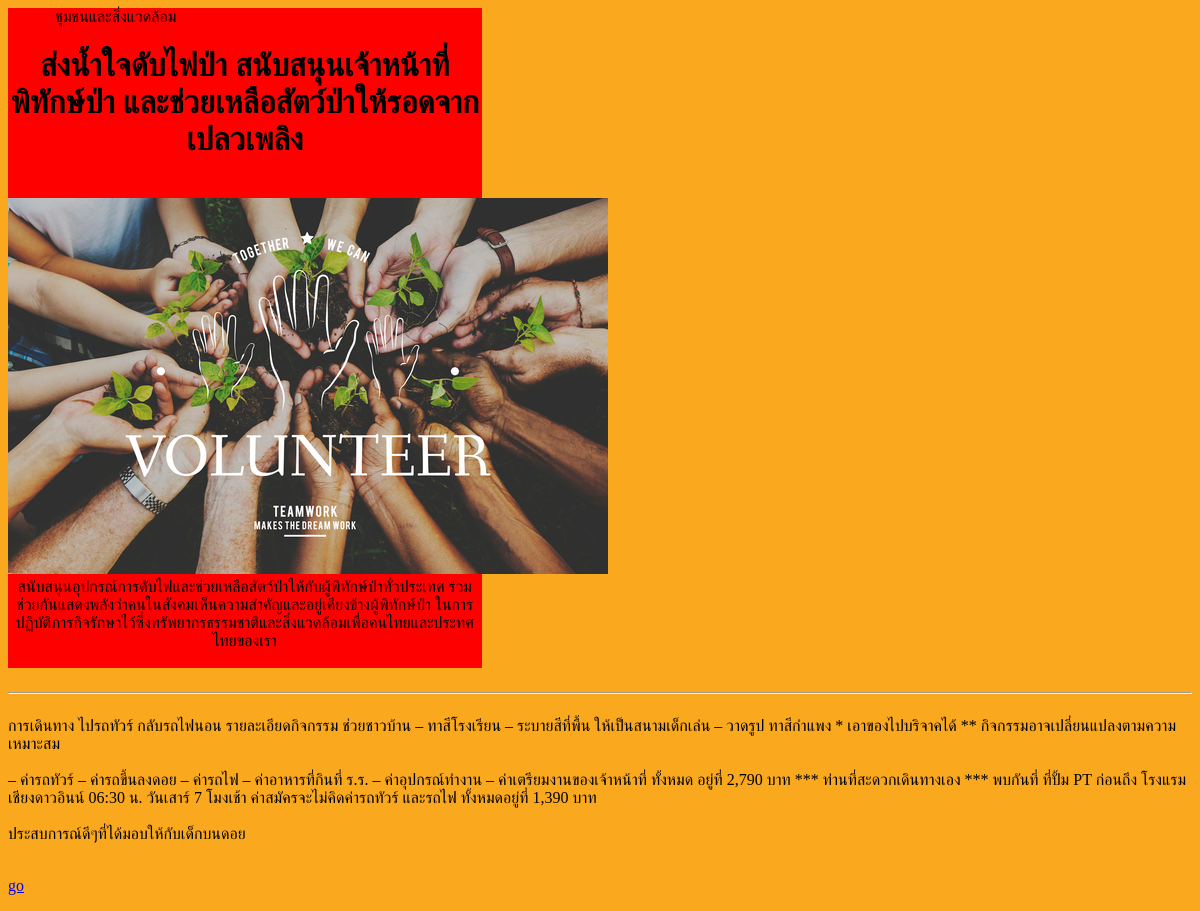
The app's page /htm/detail.php, older data.
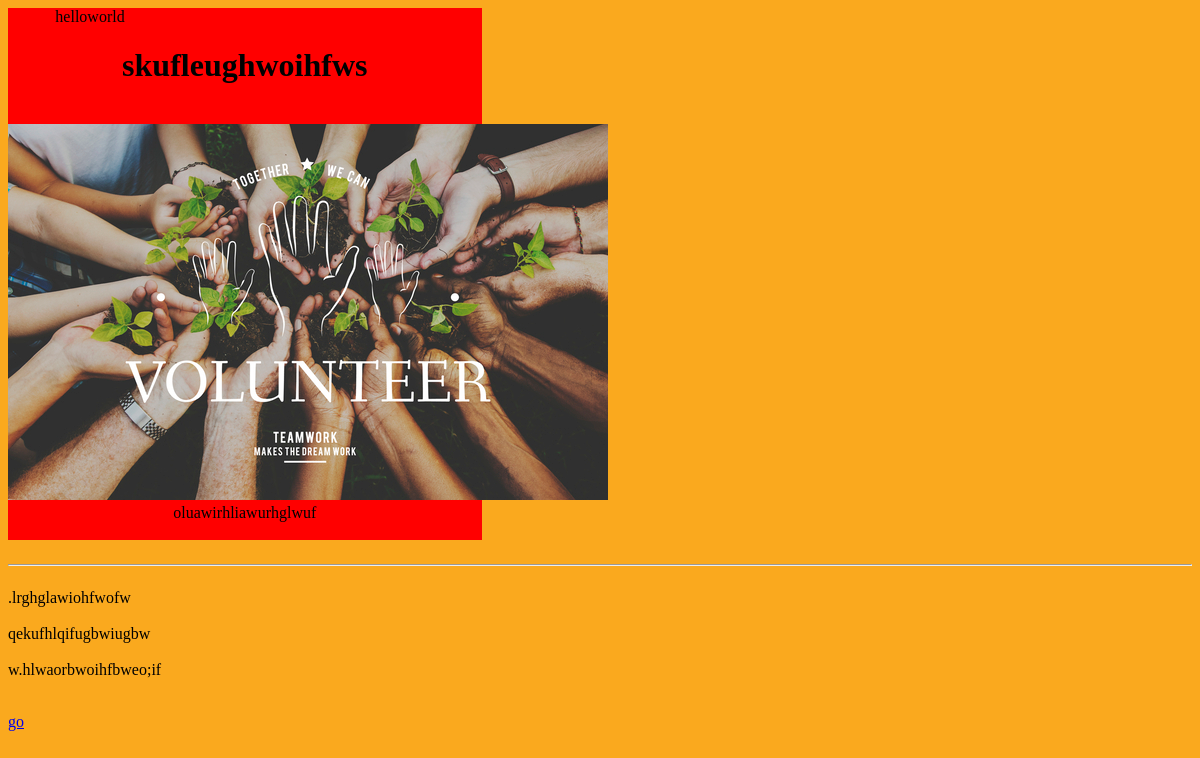
The same page, newer data.
### tables this page shows
CREATE TABLE `volunteer` (
  `id` int(11) NOT NULL,
  `title` varchar(100) NOT NULL,
  `description` varchar(500) NOT NULL,
  `attendants_target` int(3) NOT NULL,
  `attendants` int(3) NOT NULL,
  `due_date` datetime NOT NULL,
  `detail` text NOT NULL,
  `expenses` text NOT NULL,
  `advantage` varchar(300) NOT NULL,
  `type` varchar(50) NOT NULL,
  `img_banner` text NOT NULL,
  `img` text NOT NULL,
  `status` varchar(30) NOT NULL
);

### htm/detail.php (the view, shortened to what this page needs)
<!DOCTYPE html>
<html>
<head>
	<link rel="stylesheet" type="text/css" href="../css/style-detail.css">
</head>
<body id="body">
	<?php
	$index = $_GET['index'];
			$conn=mysqli_connect("localhost", "root", "","volunteerhub");
			$conn->query("SET NAMES UTF8");
			$sql="SELECT * FROM volunteer WHERE title LIKE '%$index%'";
			$rs=$conn->query($sql);
			$row = $rs->fetch_assoc();
			echo '<div id="main">';
				echo '<div id="type" align="left" style="margin-left: 10%;">'.$row['type'].'</div>';
				echo '<div id="title"><h1>'.$row['title'].'</h1></div></br>';
				echo '<img alt="img include" src="../img/'.$row['img'].'"></br>';
				echo '<div id="decription">'.$row['description'].'</div></br>';
			echo '</div>';
	?>
				<hr style="margin-top: 2%;margin-bottom: 2%;" />
	<?php
				echo '<div id="detail">'.$row['detail'].'</div></br>';
				echo '<div>'.$row['expenses'].'</div></br>';
				echo '<div>'.$row['advantage'].'</div></br>';
	?>
	<p>
		<a href="meen.php">go</a>
	</p>
</body>
</html>

### css/style-detail.css (style rules this page uses)
#main { width: 40%; text-align: center; background-color: red; }
#body { background-color: #faa91e; }

Row changes from the older to the newer data that the page shows:
removed volunteer: type "ชุมชนและสิ่งแวดล้อม", title "ส่งน้ำใจดับไฟป่า สนับสนุนเจ้าหน้าที่พิทักษ์ป่า และช่วยเหลือสัตว์ป่าให้รอดจากเปลวเพลิง", img (picture), description "สนับสนุนอุปกรณ์การดับไฟและช่วยเหลือสัตว์ป่าให้กับผู้พิทักษ์ป่าทั่วประเทศ ร่วมช่วยกันแสดงพลังว่าคนในสังคมเห็นความสำคัญและอยู่เคียงข้างผู้พิทักษ์ป่า ในการปฏิบัติภารกิจรักษาไว้ซึ่งทรัพยากรธรรมชาติและสิ่งแวดล้อมเพื่อคนไทยและประทศไทยของเรา", detail "การเดินทาง ไปรถทัวร์ กลับรถไฟนอน รายละเอียดกิจกรรม ช่วยชาวบ้าน – ทาสีโรงเรียน – ระบายสีที่พื้น ให้เป็นสนามเด็กเล่น – วาดรูป ทาสีกำแพง * เอาของไปบริจาคได้ ** กิจกรรมอาจเปลี่ยนแปลงตามความเหมาะสม", expenses "– ค่ารถทัวร์ – ค่ารถขึ้นลงดอย – ค่ารถไฟ – ค่าอาหารที่กินที่ ร.ร. – ค่าอุปกรณ์ทำงาน – ค่าเตรียมงานของเจ้าหน้าที่ ทั้งหมด อยู่ที่ 2,790 บาท *** ท่านที่สะดวกเดินทางเอง *** พบกันที่ ที่ปั้ม PT ก่อนถึง โรงแรมเชียงดาวอินน์ 06:30 น. วันเสาร์ 7 โมงเช้า ค่าสมัครจะไม่คิดค่ารถทัวร์ และรถไฟ ทั้งหมดอยู่ที่ 1,390 บาท", advantage "ประสบการณ์ดีๆที่ได้มอบให้กับเด็กบนดอย"
now on this page (row edited): volunteer: type "helloworld", title "skufleughwoihfws", img (picture), description "oluawirhliawurhglwuf", detail ".lrghglawiohfwofw", expenses "qekufhlqifugbwiugbw", advantage "w.hlwaorbwoihfbweo;if"
